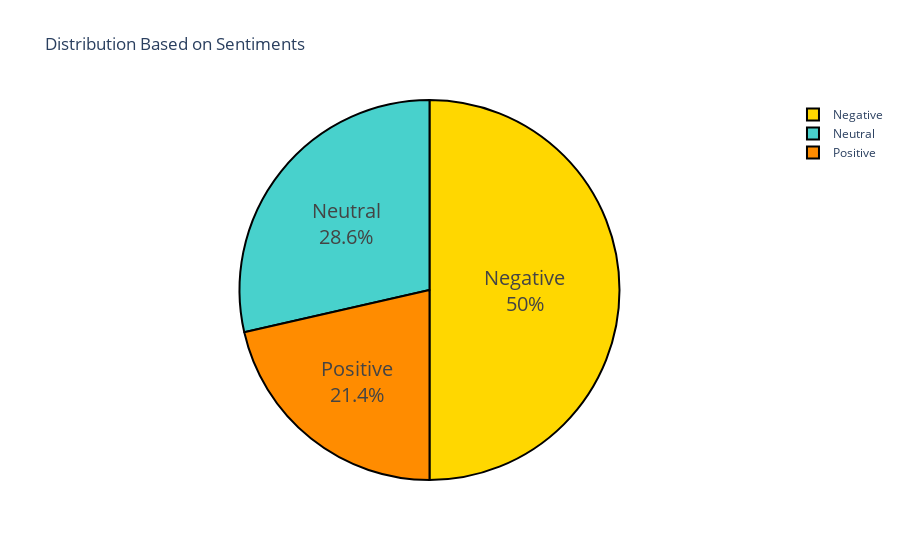

Notebook cell for this chart:
### Code cell
import plotly.express as px

colors = ['gold', 'mediumturquoise', 'darkorange']
fig = px.pie(values=df['Sentiment'].value_counts().values, names=df['Sentiment Catergory'].unique(),
             color_discrete_sequence=px.colors.sequential.RdBu,
             title = 'Distribution Based on Sentiments')
fig.update_traces(textposition='inside', textinfo='percent+label', textfont_size=20,
                  marker=dict(colors=colors, line=dict(color='#000000', width=2)))
fig.show()

### Figure 1 — Plotly figure (JSON) as saved in the notebook; plotly's stock layout.template omitted (floating-point values rounded to 4 significant figures)
{"data": [{"domain": {"x": [0, 1], "y": [0, 1]}, "hovertemplate": "label=%{label}<br>value=%{value}<extra></extra>", "labels": ["Negative", "Neutral", "Positive"], "legendgroup": "", "marker": {"colors": ["gold", "mediumturquoise", "darkorange"], "line": {"color": "#000000", "width": 2}}, "name": "", "showlegend": true, "textfont": {"size": 20}, "textinfo": "percent+label", "textposition": "inside", "type": "pie", "values": [7, 4, 3]}], "layout": {"legend": {"tracegroupgap": 0}, "piecolorway": ["rgb(103,0,31)", "rgb(178,24,43)", "rgb(214,96,77)", "rgb(244,165,130)", "rgb(253,219,199)", "rgb(247,247,247)", "rgb(209,229,240)", "rgb(146,197,222)", "rgb(67,147,195)", "rgb(33,102,172)", "rgb(5,48,97)"], "title": {"text": "Distribution Based on Sentiments"}}}
